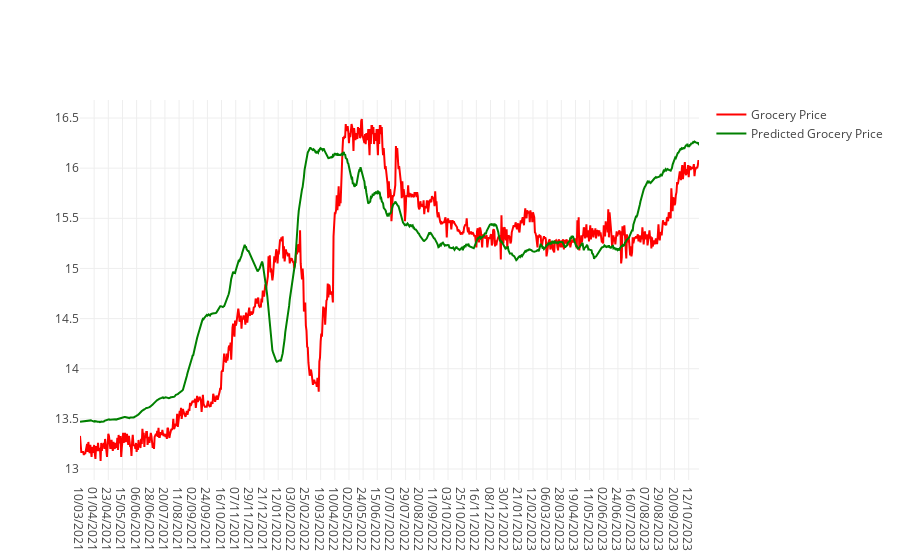

This figure's notebook cell:
### Code cell
fig = go.Figure()
fig.add_trace(go.Scatter(x=original[:,0], y=original[:,1], mode='lines', name='Grocery Price', line=dict(color='red')))
fig.add_trace(go.Scatter(x=original[:,0], y=predicted_price[:,0], mode='lines', name='Predicted Grocery Price', line=dict(color='green')))

### Figure 1 — Plotly figure (JSON) as saved in the notebook; plotly's stock layout.template omitted (floating-point values rounded to 4 significant figures; data arrays with more than 128 entries replaced by an {"elided": "..."} marker saying what was removed)
{"data": [{"line": {"color": "red"}, "mode": "lines", "name": "Grocery Price", "type": "scatter", "x": {"elided": "963 str values"}, "y": {"elided": "963 float values"}}, {"line": {"color": "green"}, "mode": "lines", "name": "Predicted Grocery Price", "type": "scatter", "x": {"elided": "963 str values"}, "y": {"elided": "963 float values"}}], "layout": {}}
